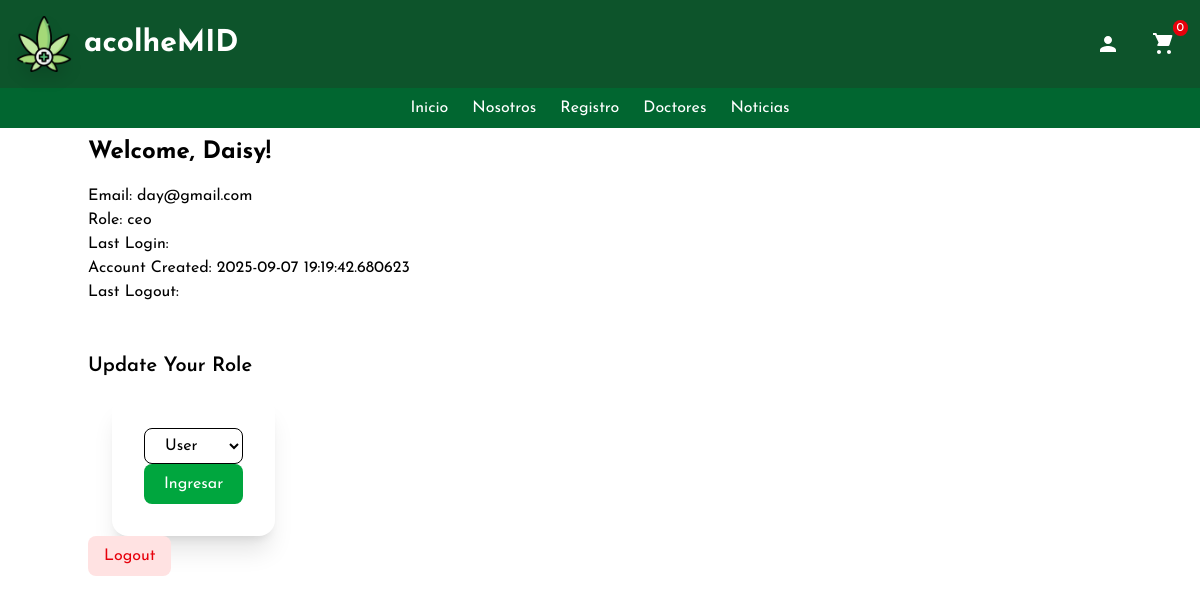
The app's page /auth/dashboard/update_rol (signed in) with its own data.
### app/models.py (models this page shows, shortened)
class User(UserMixin, db.Model):
  __tablename__ = 'users'
  id = db.Column(db.Integer, primary_key=True)
  name = db.Column(db.String(100))
  username = db.Column(db.String(30), unique=True, nullable=False)
  email = db.Column(db.String(30), unique=True, nullable=False)
  password = db.Column(db.String(200), nullable=False)
  bio = db.Column(db.String(200))
  created_at = db.Column(db.DateTime, default=datetime.utcnow)
  rol = db.Column(db.String(20), default="user")  # Roles: user, admin, editor
  posts = db.relationship('Post', back_populates='user', lazy=True)
  comments = db.relationship('Comment', back_populates='user', lazy=True)

### app/routes/auth.py (the view)
@auth_bp.route('/dashboard/update_rol', methods=['GET','POST'])
@login_required
@rol_required('admin', 'ceo')
def update_rol():
  rol_form = PostRol()
  if rol_form.validate_on_submit():
    current_user.rol = rol_form.rol.data
    db.session.commit()
    db.session.refresh(current_user)
    flash('Rol actualizado!', 'green')
    return render_template('dashboard.html', rol_form=rol_form)
  return render_template('dashboard.html', rol_form=rol_form)

### app/forms/forms.py
class PostRol(FlaskForm):
    rol = SelectField('Rol', choices=[
        ('user', 'User'),
        ('admin', 'Admin'),
        ('editor', 'Editor'),
        ('ceo', 'Ceo')
    ])
    submit = SubmitField('Actualizar Rol')

### app/__init__.py (called while the page is built)
def create_app(): #(config_class="config.Config")
  app = Flask(__name__)
  app.config.from_object(Config)#(config_class)
  db.init_app(app)
  migrate.init_app(app, db)
  csrf.init_app(app)
  login_manager.init_app(app)
  login_manager.login_view = 'auth.login'
  with app.app_context():
    from app.models import User, Post, Comment, Label
    db.create_all()
  @login_manager.user_loader
  def load_user(user_id):
    return User.query.get(int(user_id))
  from app.routes import home_bp, auth_bp
  app.register_blueprint(home_bp)
  app.register_blueprint(auth_bp, url_prefix='/auth')
  from . import routes
  return app

### app/templates/auth/dashboard.html (shortened to what this page needs)
{% extends "home/base-home.html" %}
{% block content %}
  <br> <br><br> <br>
   <h1 class="text-2xl font-bold mb-4">Welcome, {{ current_user.username }}!</h1>
  <p>Email: {{ current_user.email }}</p>
  <p>Role: {{ current_user.rol }}</p>
  <p>Last Login: {{ current_user.last_login }}</p>
  <p>Account Created: {{ current_user.created_at }}</p>
  <p>Last Logout: {{ current_user.last_logout }}</p>
  <br><br>
  {% if rol_form %}
    <h2 class="text-xl font-semibold mb-4">Update Your Role</h2>
    <div class="container mx-auto px-6">
        <div class="grid md:grid-cols-5 gap-10">
          <div class="bg-white p-8 rounded-2xl shadow-xl hover:shadow-2xl transition transform hover:-translate-y-3 hover:scale-105 animate-fade-in-up">
                  <form action="{{ url_for('auth.update_rol') }}" method="POST">
                    {{ rol_form.rol(class="w-full px-4 py-2 border rounded-lg focus:outline-none focus:ring-2 focus:ring-green-500") }}
                    <button type="submit"
                              class="w-full bg-green-600 text-white py-2 rounded-lg hover:bg-green-700 transition">
                        Ingresar
                      </button>
                  </form>
          </div>
        </div>
    </div>
  {% endif %}
  <a href="{{ url_for('auth.logout') }}"
   class="bg-red-100 text-red-600 py-2 px-4 rounded-lg hover:bg-red-200 transition inline-block">
   Logout
  </a>
{% endblock %}

### app/templates/home/base-home.html (style rules this page uses)
html { scroll-behavior: smooth; }
* { font-family: 'Josefin Sans'; }

### records on screen
User: username "Daisy", email "day@gmail.com", rol "ceo", created_at "2025-09-07 19:19:42.680623"
